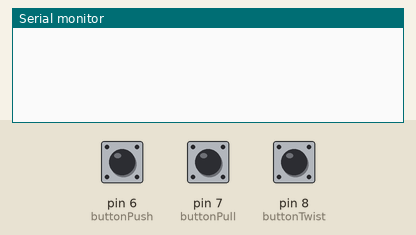
This sketch was run on a simulated Arduino Uno, built with avr-gcc and run on an emulated ATmega328P. Parts: the last lines printed to the serial monitor. The test bench sets the inputs (shaded band); at power-on: pin 6 (buttonPush) HIGH, pin 7 (buttonPull) HIGH, pin 8 (buttonTwist) HIGH.

Above: at 1.2 s.
1.3 s: pin 6 (buttonPush) pulled LOW for 0.15 s
At 2.6 s:
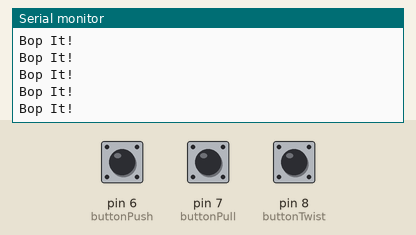
2.9 s: pin 7 (buttonPull) pulled LOW for 0.15 s
At 3.6 s:
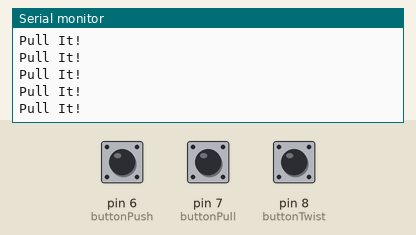
4.5 s: pin 8 (buttonTwist) pulled LOW for 0.15 s
At 5.1 s:
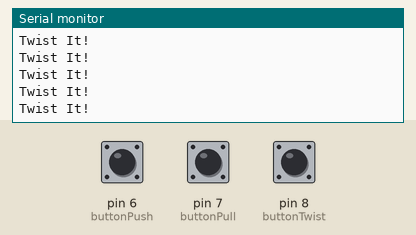
6.1 s: pin 6 (buttonPush) driven LOW and pin 7 (buttonPull) driven LOW
At 6.6 s:
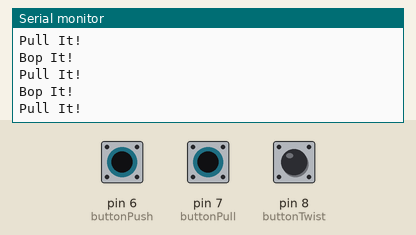
9.1 s: pin 6 (buttonPush) driven HIGH
12.1 s: pin 7 (buttonPull) driven HIGH and pin 8 (buttonTwist) driven LOW
At 12.8 s:
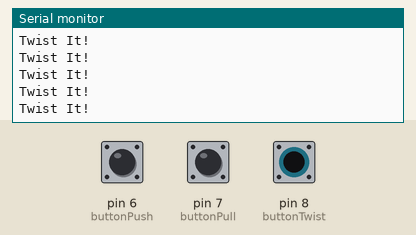

Measured:
- after the input at 1.3 s, the serial monitor: prints a new line at once (image 1)
- after the input at 2.9 s, the serial monitor: prints a new line at once (image 2)
- after the input at 4.5 s, the serial monitor: prints a new line at once (image 3)
- after the input at 6.1 s, the serial monitor: prints a new line at once (image 4)
- after the input at 12.1 s, the serial monitor: prints a new line after 0.07 s (image 5)

The sketch:

knoppen.ino
```cpp
int buttonPush = 6;
int buttonPull = 7;
int buttonTwist = 8;
void setup() {
  Serial.begin(9600);
  pinMode(buttonPush, INPUT_PULLUP);
  pinMode(buttonPull, INPUT_PULLUP);
  pinMode(buttonTwist, INPUT_PULLUP);
}

void loop() {
  if (digitalRead(buttonPush)== LOW){
    Serial.println("Bop It!");
  }
  if (digitalRead(buttonPull) == LOW){
    Serial.println("Pull It!");
  }
  if (digitalRead(buttonTwist) == LOW){
    Serial.println("Twist It!");
  }
}
```
